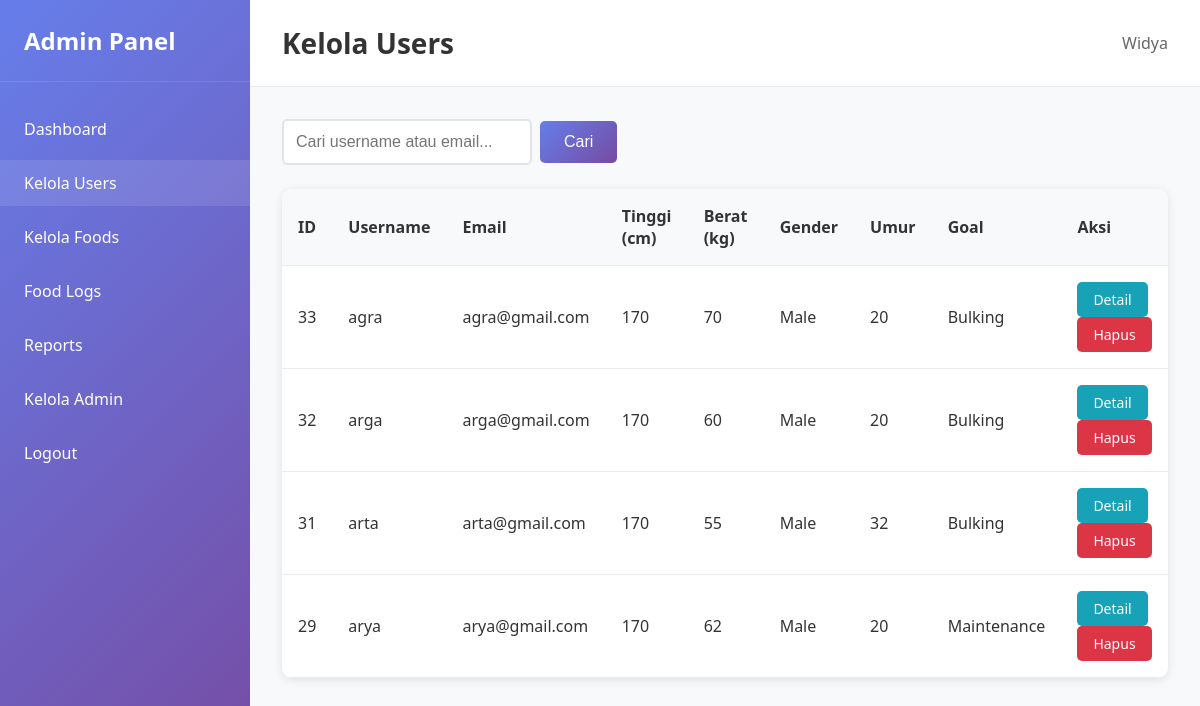
The page /users1.php (signed in) on the database its author committed.
### tables this page shows
CREATE TABLE `users` (
  `id` int(11) NOT NULL,
  `username` varchar(50) NOT NULL,
  `password` varchar(255) NOT NULL,
  `email` varchar(100) NOT NULL,
  `height_cm` float NOT NULL,
  `weight_cm` float DEFAULT NULL,
  `gender` enum('male','female') NOT NULL DEFAULT 'male',
  `age` int(11) NOT NULL,
  `activity_level` enum('sedentary','lightly_active','moderately_active','very_active','extremely_active') DEFAULT NULL,
  `goal` enum('weight loss','maintenance','bulking') NOT NULL,
  `daily_calorie_limit` float NOT NULL DEFAULT 0,
  `daily_protein_limit` float NOT NULL DEFAULT 0,
  `daily_carb_limit` float NOT NULL DEFAULT 0
);

### config/session.php (called while the page is built, shortened)
<?php
function getAdminData() {
    if (isset($_SESSION['admin_data'])) {
        return $_SESSION['admin_data'];
    }
    return null;
}
?>

### users1.php (the view, shortened to what this page needs)
<?php
require_once 'config/session.php';
$database = new Database();
$db = $database->getConnection();
$page = isset($_GET['page']) ? (int)$_GET['page'] : 1;
$limit = 10;
$offset = ($page - 1) * $limit;
$search = isset($_GET['search']) ? $_GET['search'] : '';
$where_clause = '';
$query = "SELECT * FROM users $where_clause ORDER BY id DESC LIMIT :limit OFFSET :offset";
$stmt = $db->prepare($query);
$stmt->bindValue(':limit', $limit, PDO::PARAM_INT);
$stmt->bindValue(':offset', $offset, PDO::PARAM_INT);
$stmt->execute();
$users = $stmt->fetchAll(PDO::FETCH_ASSOC);
$admin_data = getAdminData();
?>
<!DOCTYPE html>
<html lang="id">
<head>
    <link rel="stylesheet" href="assets/css/admin.css">
</head>
<body>
    <div class="admin-layout">
        <nav class="sidebar">
            <div class="sidebar-header">
                <h2>Admin Panel</h2>
            </div>
            <ul class="sidebar-menu">
                <li><a href="dashboard1.php">Dashboard</a></li>
                <li><a href="users1.php" class="active">Kelola Users</a></li>
                <li><a href="foods1.php">Kelola Foods</a></li>
                <li><a href="food-logs1.php">Food Logs</a></li>
                <li><a href="reports1.php">Reports</a></li>
                <li><a href="admins1.php">Kelola Admin</a></li>
                <li><a href="logout1.php">Logout</a></li>
            </ul>
        </nav>
        <main class="main-content">
            <header class="content-header">
                <h1>Kelola Users</h1>
                <div class="admin-info">
                    <span><?php echo htmlspecialchars($admin_data['admin_name']); ?></span>
                </div>
            </header>
            <div class="content-body">
                <div class="content-actions">
                    <form method="GET" class="search-form">
                        <input type="text" name="search" placeholder="Cari username atau email..." value="<?php echo htmlspecialchars($search); ?>">
                        <button type="submit" class="btn btn-primary">Cari</button>
                    </form>
                </div>
                <div class="table-container">
                    <table class="data-table">
                        <thead>
                            <tr>
                                <th>ID</th>
                                <th>Username</th>
                                <th>Email</th>
                                <th>Tinggi (cm)</th>
                                <th>Berat (kg)</th>
                                <th>Gender</th>
                                <th>Umur</th>
                                <th>Goal</th>
                                <th>Aksi</th>
                            </tr>
                        </thead>
                        <tbody>
                            <?php foreach ($users as $user): ?>
                            <tr>
                                <td><?php echo $user['id']; ?></td>
                                <td><?php echo htmlspecialchars($user['username']); ?></td>
                                <td><?php echo htmlspecialchars($user['email']); ?></td>
                                <td><?php echo $user['height_cm']; ?></td>
                                <td><?php echo $user['weight_cm']; ?></td>
                                <td><?php echo ucfirst($user['gender']); ?></td>
                                <td><?php echo $user['age']; ?></td>
                                <td><?php echo ucfirst(str_replace('_', ' ', $user['goal'])); ?></td>
                                <td>
                                    <a href="user-detail1.php?id=<?php echo $user['id']; ?>" class="btn btn-sm btn-info">Detail</a>
                                    <a href="users1.php?delete=<?php echo $user['id']; ?>"
                                       class="btn btn-sm btn-danger"
                                       onclick="return confirm('Yakin ingin menghapus user ini?')">Hapus</a>
                                </td>
                            </tr>
                            <?php endforeach; ?>
                        </tbody>
                    </table>
                </div>
            </div>
        </main>
    </div>
</body>
</html>

### assets/css/admin.css (style rules this page uses)
* { margin: 0; padding: 0; box-sizing: border-box; }
body { font-family: "Segoe UI", Tahoma, Geneva, Verdana, sans-serif; background-color: #f5f5f5; color: #333; }
.admin-layout { display: flex; min-height: 100vh; }
.sidebar { width: 250px; background: linear-gradient(135deg, #667eea 0%, #764ba2 100%); color: white; position: fixed; height: 100vh; overflow-y: auto; }
.sidebar-header { padding: 1.5rem; border-bottom: 1px solid rgba(255, 255, 255, 0.1); }
.sidebar-header h2 { font-size: 1.5rem; font-weight: 600; }
.sidebar-menu { list-style: none; padding: 1rem 0; }
.sidebar-menu li { margin: 0.5rem 0; }
.sidebar-menu a { display: block; padding: 0.75rem 1.5rem; color: white; text-decoration: none; transition: background-color 0.3s; }
.sidebar-menu a:hover, .sidebar-menu a.active { background-color: rgba(255, 255, 255, 0.1); }
.main-content { flex: 1; margin-left: 250px; background-color: #f8f9fa; }
.content-header { background: white; padding: 1.5rem 2rem; border-bottom: 1px solid #e9ecef; display: flex; justify-content: space-between; align-items: center; }
.content-header h1 { font-size: 1.75rem; font-weight: 600; color: #333; }
.admin-info { color: #666; }
.content-body { padding: 2rem; }
.table-container { background: white; border-radius: 10px; overflow: hidden; box-shadow: 0 2px 10px rgba(0, 0, 0, 0.1); }
.data-table { width: 100%; border-collapse: collapse; }
.data-table th, .data-table td { padding: 1rem; text-align: left; border-bottom: 1px solid #e9ecef; }
.data-table th { background-color: #f8f9fa; font-weight: 600; color: #333; }
.btn { padding: 0.75rem 1.5rem; border: none; border-radius: 5px; font-size: 1rem; cursor: pointer; text-decoration: none; display: inline-block; text-align: center; transition: all 0.3s; }
.btn-primary { background: linear-gradient(135deg, #667eea 0%, #764ba2 100%); color: white; }
.btn-danger { background: #dc3545; color: white; }
.btn-info { background: #17a2b8; color: white; }
.btn-sm { padding: 0.5rem 1rem; font-size: 0.875rem; }
.content-actions { margin-bottom: 1.5rem; display: flex; justify-content: space-between; align-items: center; flex-wrap: wrap; gap: 1rem; }
.search-form { display: flex; gap: 0.5rem; align-items: center; }
.search-form input { padding: 0.75rem; border: 2px solid #e1e5e9; border-radius: 5px; font-size: 1rem; min-width: 250px; }

### rows shown on the page
users: id "33", username "agra", email "agra@gmail.com", height_cm "170", weight_cm "70", gender "Male", age "20", goal "Bulking"
users: id "32", username "arga", email "arga@gmail.com", height_cm "170", weight_cm "60", gender "Male", age "20", goal "Bulking"
users: id "31", username "arta", email "arta@gmail.com", height_cm "170", weight_cm "55", gender "Male", age "32", goal "Bulking"
users: id "29", username "arya", email "arya@gmail.com", height_cm "170", weight_cm "62", gender "Male", age "20", goal "Maintenance"

### other values the page prints
$admin_data['admin_name'] "Widya"
